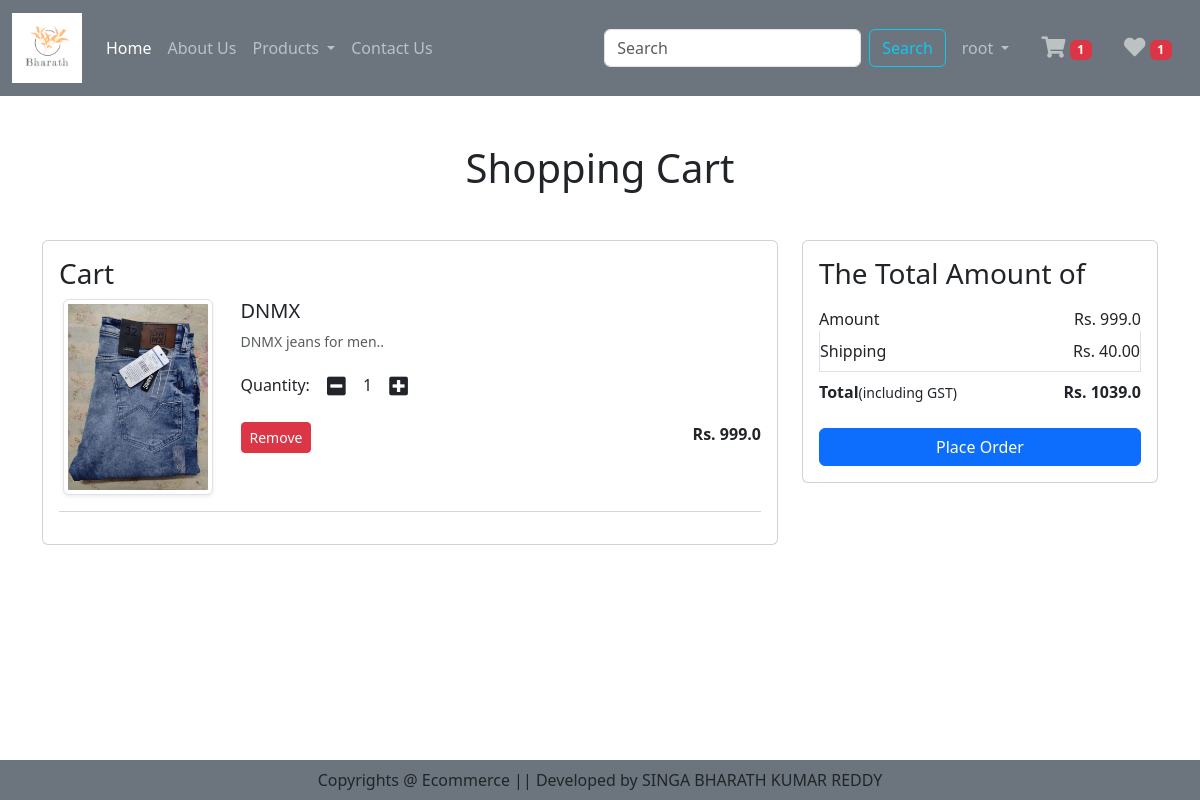
The app's page /cart (signed in) with its own data.
### Product/models.py (models this page shows, shortened)
class Cart(models.Model):
    user = models.ForeignKey(User, on_delete=models.CASCADE)
    product = models.ForeignKey(Product, on_delete=models.CASCADE)
    quantity = models.PositiveIntegerField(default=1)

class Product(models.Model):
    title = models.CharField(max_length=50)
    description = models.TextField()
    discounted_price = models.FloatField()
    selling_price = models.FloatField()
    category = models.CharField(choices=CATEGORY_CHOICES, max_length=2)
    image = models.ImageField(upload_to='media/product')

### Product/views.py (the view)
# urls.py: path('cart', views.show_cart, name='showcart'),
def show_cart(request):
    user = request.user
    cart = Cart.objects.filter(user=user)
    totalitem = 0
    wishitem = 0
    if request.user.is_authenticated:
        totalitem = len(Cart.objects.filter(user=request.user))
        wishitem = len(Wishlist.objects.filter(user=request.user))
    amount = 0
    for p in cart:
        value = p.quantity * p.product.discounted_price
        amount = amount + value
    totalamount = amount + 40
    return render(request, 'addtocart.html', locals())

### templates/addtocart.html (shortened to what this page needs)
{% extends 'base.html' %}
{% load static %}
{% block main-content %}
   <div class="container my-5">
       <div class="row">
           {% if cart %}
           <h1 class="text-center mb-5">Shopping Cart</h1>
           <div class="col-sm-8">
               <div class="card">
                   <div class="card-body">
                       <h3>Cart</h3>
                       {% for item in cart %}
                       <div class="row">
                           <div class="col-sm-3 text-center align-self-center">
                               <img src="{{item.product.image.url}}" alt="" srcset="" class="img-fluid img-thumbnail shadow-sm" height="150" width="150">
                           </div>
                           <div class="col-sm-9">
                               <div>
                                   <h5>{{item.product.title}}</h5>
                                   <p class="mb-2 text-muted small">{{item.product.description}}</p>
                                   <div class="my-3">
                                       <label class="quantity">Quantity:</label>
                                       <a class="minus-cart btn" pid={{item.product.id}}><i class="fas fa-minus-square fa-lg"></i></a>
                                       <span id="quantity">{{item.quantity}}</span>
                                       <a class="plus-cart btn" pid={{item.product.id}}><i class="fas fa-plus-square fa-lg"></i></a>
                                   </div>
                                   <div class="d-flex justify-content-between">
                                       <a href="#" class="remove-cart btn btn-sm btn-danger mr-3" pid={{item.product.id}}>Remove</a>
                                       <p class="mb-0"><span><strong>Rs. {{item.product.discounted_price}}</strong></span></p>
                                   </div>
                               </div>
                           </div>
                       </div>
                       <hr class="text-muted">
                       {% endfor %}
                   </div>
               </div>
           </div>
           <div class="col-sm-4">
               <div class="card">
                   <div class="card-body">
                       <h3>The Total Amount of</h3>
                       <ul class="list-group">
                           <li class="list-group-item d-flex justify-content-between align-items-center border-0 px-0 pb-0">Amount<span id="amount">Rs. {{amount}}</span></li>
                           <li class="list-group-item d-flex justify-content-between align-items-center px-0">Shipping<span>Rs. 40.00</span></li>
                           <li class="list-group-item d-flex justify-content-between align-items-center border-0 px-0 mb-3">
                               <div>
                                   <strong>Total</strong><small>(including GST)</small>
                               </div>
                               <span id="totalamount"><strong>Rs. {{totalamount}}</strong></span>
                           </li>
                       </ul>
                       <div class="d-grid"><a href="{% url 'checkout' %}" class="btn btn-primary">Place Order</a></div>
                   </div>
               </div>
           </div>
           {% else %}
           <h1 class="text-center mb-5">Cart is Empty</h1>
           {% endif %}
       </div>
   </div>
{% endblock main-content %}

### templates/base.html (shortened to what this page needs)
{% load static %}
<!doctype html>
<html lang="en">
  <head>
    <link href="https://cdn.jsdelivr.net/npm/bootstrap@5.3.2/dist/css/bootstrap.min.css" rel="stylesheet">
    <link rel="stylesheet" href="https://use.fontawesome.com/releases/v5.3.1/css/all.css">
    <link rel="stylesheet" href="{% static 'css/home.css' %}">
  </head>
  <body>
  <nav class="navbar navbar-expand-lg navbar-dark bg-secondary">
  <div class="container-fluid">
    <a class="navbar-brand" href="#">
      <img src="{% static 'images/singa.png' %}" width="70" height="70">
    </a>
    <div class="collapse navbar-collapse" id="navbarSupportedContent">
      <ul class="navbar-nav me-auto mb-2 mb-lg-0">
        {% if request.user.is_authenticated %}
        <li class="nav-item">
          <a class="nav-link active" aria-current="page" href="/">Home</a>
        </li>
        <li class="nav-item">
          <a class="nav-link" href="{% url 'about' %}">About Us</a>
        </li>
        <li class="nav-item dropdown">
          <a class="nav-link dropdown-toggle" href="#" role="button" data-bs-toggle="dropdown" aria-expanded="false">
            Products
          </a>
        </li>
        <li class="nav-item">
          <a class="nav-link" href="{% url 'contact' %}">Contact Us</a>
        </li>
      </ul>
      <form class="d-flex" role="search" action="/search">
        <input class="form-control me-2" type="search" placeholder="Search" name="search" aria-label="Search">
        <button class="btn btn-outline-info" type="submit">Search</button>
      </form>
    </div>
    <ul class="navbar-nav me-auto mb-2 mb-lg-0">
     <li class="nav-item dropdown mx-2">
          <a class="nav-link dropdown-toggle" href="#" role="button" data-bs-toggle="dropdown" aria-expanded="false">
            {{request.user}}
          </a>
      </li>
     <li class="nav-item mx-2">
          <a class="nav-link" href="{% url 'showcart' %}"><i class="fas fa-shopping-cart fa-lg"></i> <span class="badge bg-danger">{% if totalitem > 0 %} {{totalitem}} {% endif %}</span></a>
     </li>
      <li class="nav-item mx-2">
          <a class="nav-link" href="#"><i class="fas fa-heart fa-lg fa-beat"></i> <span class="badge bg-danger">{% if wishitem > 0 %} {{wishitem}} {% endif %}</span></a>
      </li>
      {% endif %}
    </ul>
  </div>
  </nav>
  {% block main-content %}{% endblock main-content %}
  <br><br><br>
  <footer class="container-fluid fixed-bottom bg-secondary text-center p-2 mt-5">
    Copyrights @ Ecommerce || Developed by SINGA BHARATH KUMAR REDDY
  </footer>
  </body>
</html>

### Static/css/home.css (style rules this page uses)
* { margin: 0; padding: 0; box-sizing: border-box; }

### records on screen
Cart: product.image (picture), product "DNMX", product.description "DNMX jeans for men..", quantity "1", product.discounted_price "999.0"

### other values on screen
{{ request.user }} "root"
{{ totalitem }} "1"
{{ wishitem }} "1"
{{ amount }} "999.0"
{{ totalamount }} "1039.0"
